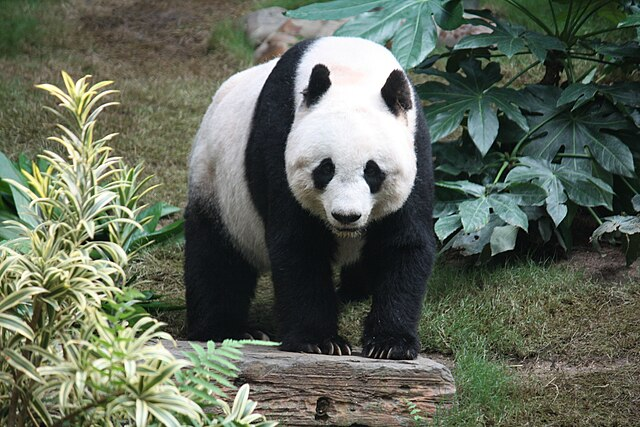
#> input picture tasks/task-06-geometric-transformations/panda.jpg, 640 x 427 px
$ python image_geometry_exercise.py
#> lines starting #> are read from the running program, lines starting #| are printed output that depends on the picture
# image_geometry_exercise.py
# STUDENT'S EXERCISE FILE

"""
Exercise:
Implement a function `apply_geometric_transformations(img)` that receives a grayscale image
represented as a NumPy array (2D array) and returns a dictionary with the following transformations:

1. Translated image (shift right and down)
2. Rotated image (90 degrees clockwise)
3. Horizontally stretched image (scale width by 1.5)
4. Horizontally mirrored image (flip along vertical axis)
5. Barrel distorted image (simple distortion using a radial function)

You must use only NumPy to implement these transformations. Do NOT use OpenCV, PIL, skimage or similar libraries.

Function signature:
    def apply_geometric_transformations(img: np.ndarray) -> dict:

The return value should be like:
{
    "translated": np.ndarray,
    "rotated": np.ndarray,
    "stretched": np.ndarray,
    "mirrored": np.ndarray,
    "distorted": np.ndarray
}
"""

from PIL import Image
import numpy as np
import matplotlib.pyplot as plt

def translate(img: np.ndarray, tx: int = 10, ty: int = 10) -> np.ndarray:
    h, w = img.shape
    translated = np.zeros_like(img)
    translated[ty:h, tx:w] = img[0:h-ty, 0:w-tx]
    return translated

def rotate_90_clockwise(img: np.ndarray) -> np.ndarray:
    return np.flipud(img.T)

def stretch_horizontal(img: np.ndarray, scale: float = 1.5) -> np.ndarray:
    h, w = img.shape
    new_w = int(w * scale)
    stretched = np.zeros((h, new_w), dtype=img.dtype)
    for y in range(h):
        for x in range(new_w):
            orig_x = int(x / scale)
            if orig_x < w:
                stretched[y, x] = img[y, orig_x]
    return stretched

def mirror_horizontal(img: np.ndarray) -> np.ndarray:
    return np.fliplr(img)

def barrel_distort(img: np.ndarray, k: float = 0.0005) -> np.ndarray:
    h, w = img.shape
    cx, cy = w / 2, h / 2
    distorted = np.zeros_like(img)

    for y in range(h):
        for x in range(w):
            dx = (x - cx) / cx
            dy = (y - cy) / cy
            r = np.sqrt(dx**2 + dy**2)
            factor = 1 + k * r**2

            src_x = int(cx + dx * factor * cx)
            src_y = int(cy + dy * factor * cy)

            if 0 <= src_x < w and 0 <= src_y < h:
                distorted[y, x] = img[src_y, src_x]

    return distorted

def apply_geometric_transformations(img: np.ndarray) -> dict:
    return {
        "translated": translate(img),
        "rotated": rotate_90_clockwise(img),
        "stretched": stretch_horizontal(img),
        "mirrored": mirror_horizontal(img),
        "distorted": barrel_distort(img)
    }
img_path = 'panda.jpg'
img = Image.open(img_path).convert('L')
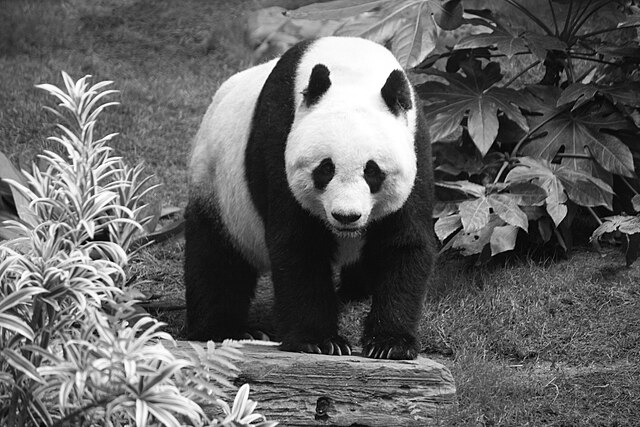
#> img: PIL image 640x427 L; min 0, max 255, mean 100.4

img_np = np.array(img).astype(np.float32) / 255.0

results = apply_geometric_transformations(img_np)
#> in translate, `translated[ty:h, tx:w] = img[0:h-ty, 0:w-tx]`:
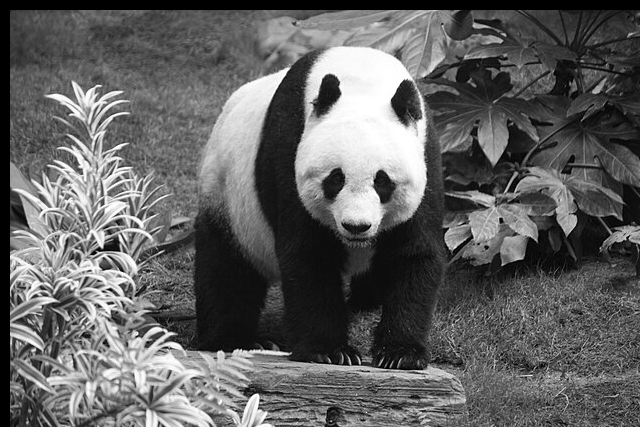
#> translated: shape (427, 640) float32; min 0, max 1, mean 0.381
#> in rotate_90_clockwise, `return np.flipud(img.T)`:
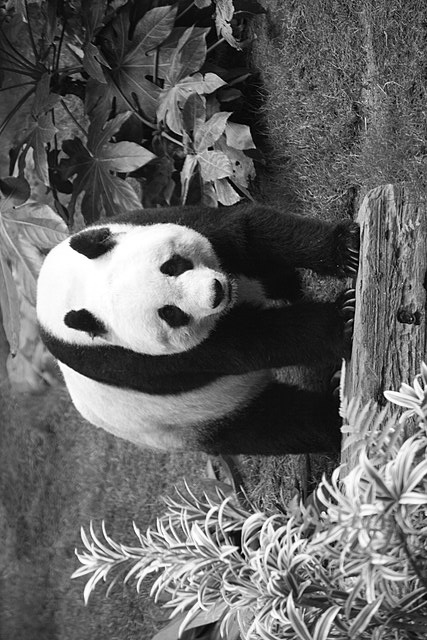
#> returned value: shape (640, 427) float32; min 0, max 1, mean 0.394
#> in stretch_horizontal, `h, w = img.shape`: h = 427; w = 640
#> in stretch_horizontal, `new_w = int(w * scale)`: new_w = 960
#> after the loop in stretch_horizontal, `for y in range(h):`:
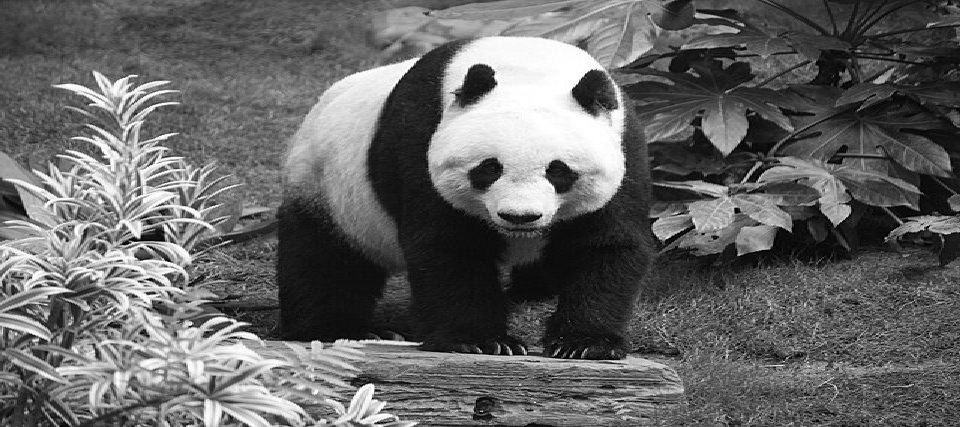
#> stretched: shape (427, 960) float32; min 0, max 1, mean 0.394
#> in mirror_horizontal, `return np.fliplr(img)`:
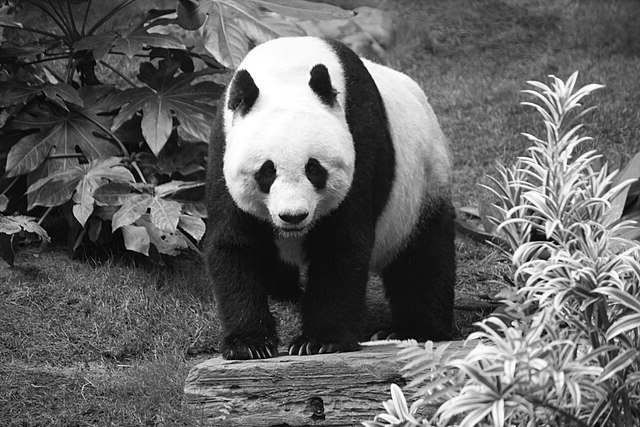
#> returned value: shape (427, 640) float32; min 0, max 1, mean 0.394
#> in barrel_distort, `h, w = img.shape`: h = 427; w = 640
#> in barrel_distort, `cx, cy = w / 2, h / 2`: cx = 320; cy = 213.5
#> after the loop in barrel_distort, `for y in range(h):`:
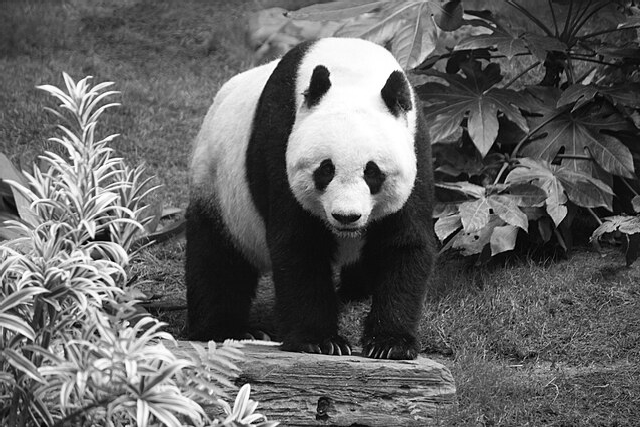
#> distorted: shape (427, 640) float32; min 0, max 1, mean 0.394
#> results = 5 items

titles = list(results.keys())
#> titles = ['translated', 'rotated', 'stretched', 'mirrored', 'distorted']
images = list(results.values())
#> images = 5 items

plt.figure(figsize=(12, 6))
for i, (title, image) in enumerate(zip(titles, images)):
    plt.subplot(2, 3, i + 1)
    plt.imshow(image, cmap='gray')
    plt.title(title)
    plt.axis('off')
#> this loop made 5 passes

plt.tight_layout()
plt.show()
